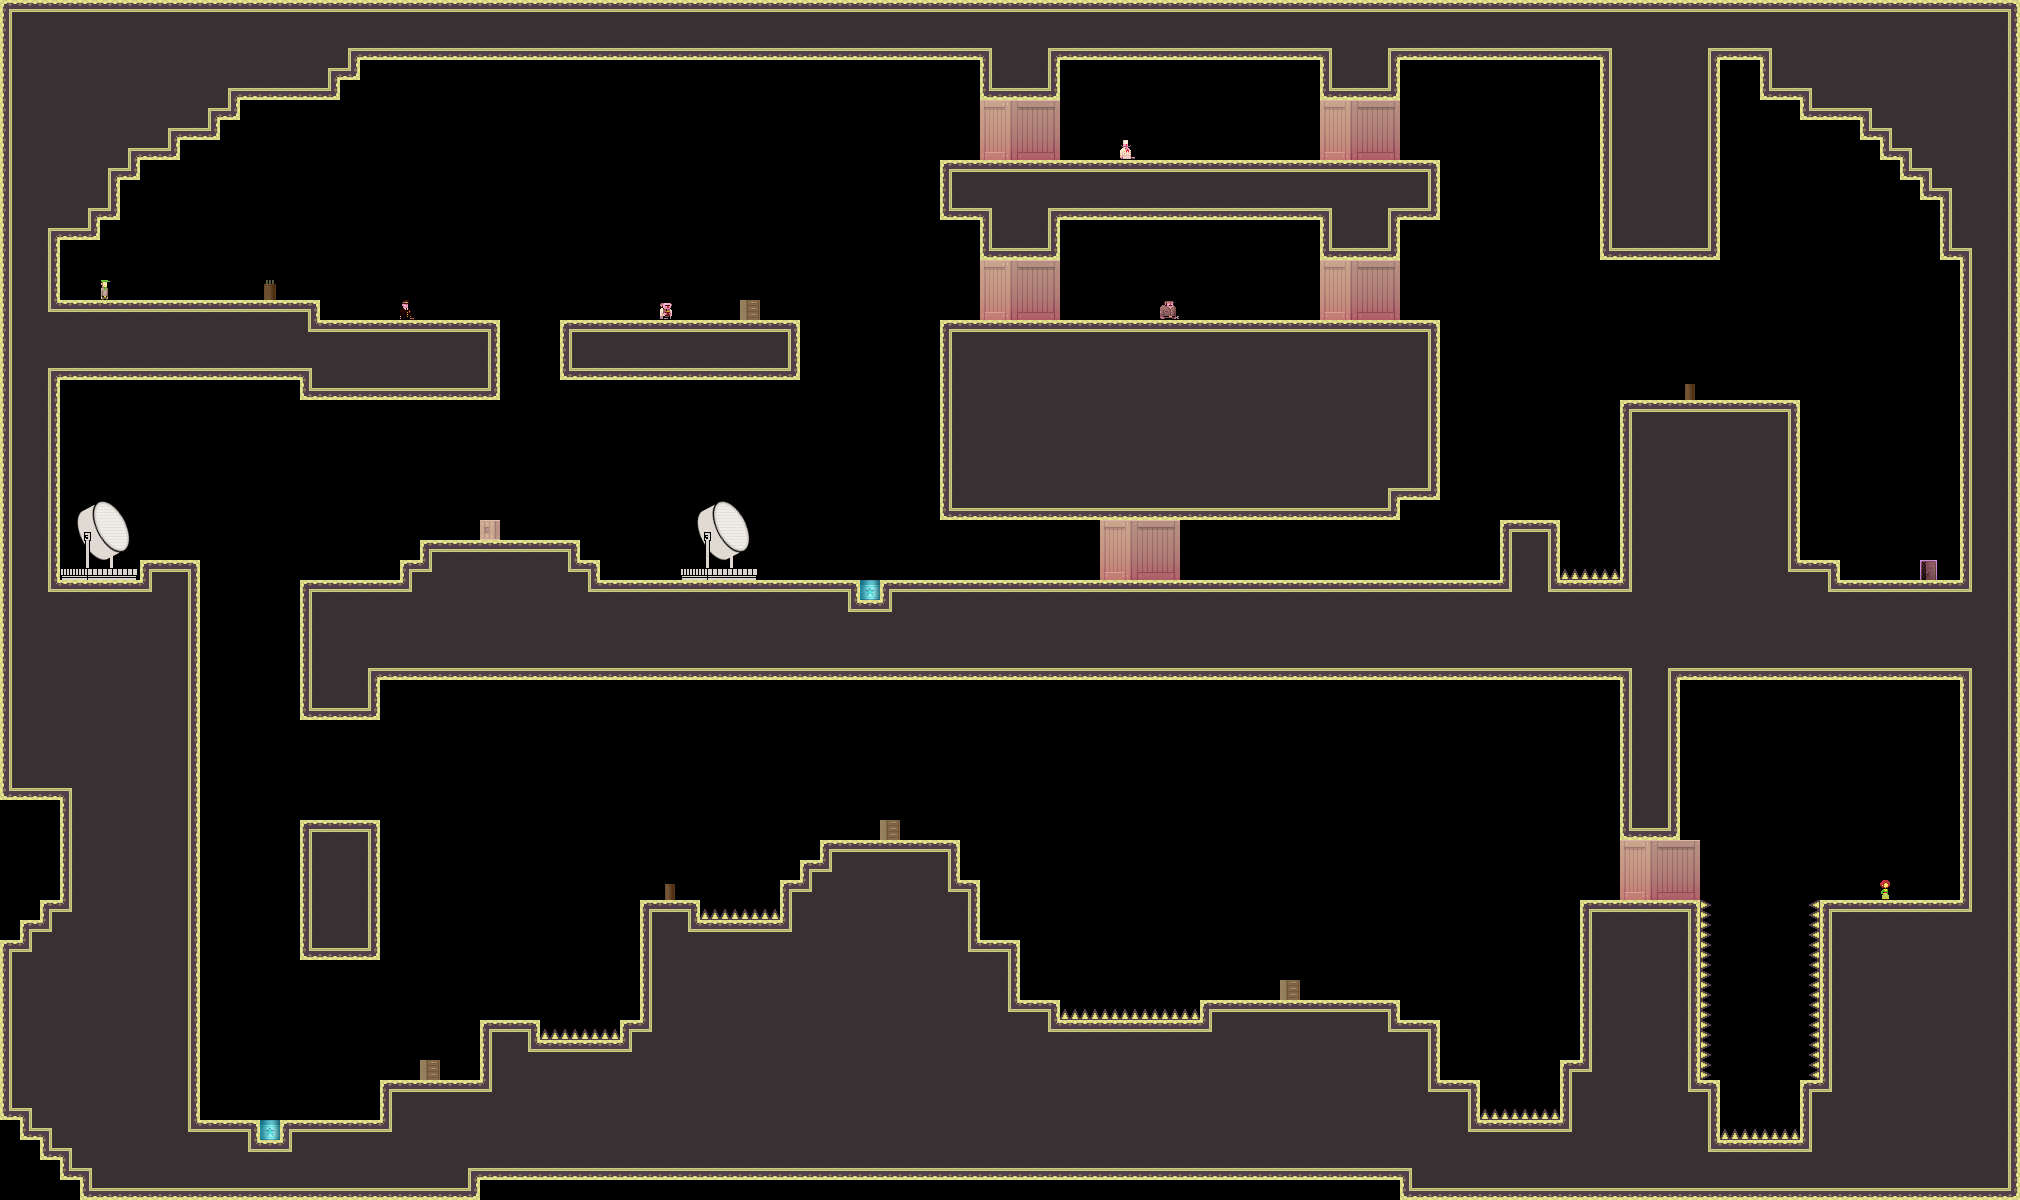

A 2D game scene composited from a Tiled map and its tileset images. What follows is a short description and the map's XML, with each tile layer's data collapsed to a summary:
An orthogonal 101x60 tile map with 20x20 px tiles, 1 tile layer (bg) and 4 objects.

<map version="1.0" orientation="orthogonal" width="101" height="60" tilewidth="20" tileheight="20">
 <tileset firstgid="1" name="tiles_military" tilewidth="20" tileheight="20">
  <image source="../../../../../XNAModeContent/Lemonade/tiles_military.png" width="400" height="400" />
  <terraintypes>
   <terrain name="solid" tile="151" />
   <terrain name="hollow" tile="94" />
  </terraintypes>
  <tile id="8" terrain=",,,1" />
  <tile id="9" terrain=",,1,1" />
  <tile id="10" terrain=",,1,1" />
  <tile id="11" terrain=",,1,1" />
  <tile id="12" terrain=",,1,1" />
  <tile id="13" terrain=",,1,1" />
  <tile id="14" terrain=",,1," />
  <tile id="15" terrain="1,1,1," />
  <tile id="16" terrain="1,1,,1" />
  <tile id="28" terrain=",1,,1" />
  <tile id="34" terrain="1,,1," />
  <tile id="35" terrain="1,,1,1" />
  <tile id="36" terrain=",1,1,1" />
  <tile id="48" terrain=",1,,1" />
  <tile id="54" terrain="1,,1," />
  <tile id="68" terrain=",1,,1" />
  <tile id="74" terrain="1,,1," />
  <tile id="88" terrain=",1,,1" />
  <tile id="94" terrain="1,,1," />
  <tile id="108" terrain=",1,,1" />
  <tile id="114" terrain="1,,1," />
  <tile id="128" terrain=",1,," />
  <tile id="129" terrain="1,1,," />
  <tile id="130" terrain="1,1,," />
  <tile id="131" terrain="1,1,," />
  <tile id="132" terrain="1,1,," />
  <tile id="133" terrain="1,1,," />
  <tile id="134" terrain="1,,," />
  <tile id="148" terrain=",,,0" />
  <tile id="149" terrain=",,0,0" />
  <tile id="150" terrain=",,0," />
  <tile id="151" terrain="0,0,0," />
  <tile id="152" terrain="0,0,," />
  <tile id="153" terrain="0,0,,0" />
  <tile id="168" terrain=",0,,0" />
  <tile id="170" terrain="0,,0," />
  <tile id="171" terrain="0,,0," />
  <tile id="173" terrain=",0,,0" />
  <tile id="188" terrain=",0,," />
  <tile id="189" terrain="0,0,," />
  <tile id="190" terrain="0,,," />
  <tile id="191" terrain="0,,0,0" />
  <tile id="192" terrain=",,0,0" />
  <tile id="193" terrain=",0,0,0" />
  <tile id="194" terrain="0,0,0,0" />
  <tile id="195" terrain="1,1,1,1" />
  <tile id="356">
   <properties>
    <property name="LargeCrate" value="" />
   </properties>
  </tile>
  <tile id="380">
   <properties>
    <property name="Andre" value="" />
   </properties>
  </tile>
  <tile id="381">
   <properties>
    <property name="Liselot" value="" />
   </properties>
  </tile>
  <tile id="382">
   <properties>
    <property name="Amsterdaam" value="" />
   </properties>
  </tile>
  <tile id="383">
   <properties>
    <property name="Worker" value="" />
   </properties>
  </tile>
  <tile id="384">
   <properties>
    <property name="Inspector" value="" />
   </properties>
  </tile>
  <tile id="385">
   <properties>
    <property name="Chef" value="" />
   </properties>
  </tile>
  <tile id="386">
   <properties>
    <property name="Exit" value="" />
   </properties>
  </tile>
  <tile id="387">
   <properties>
    <property name="Trampoline" value="" />
   </properties>
  </tile>
  <tile id="388">
   <properties>
    <property name="SmallCrate" value="" />
   </properties>
  </tile>
  <tile id="389">
   <properties>
    <property name="SugarBag" value="" />
   </properties>
  </tile>
 </tileset>
 <layer name="bg" width="101" height="60">
  <data>[6060 cells, 3081 non-empty, 63 distinct tile ids]</data>
 </layer>
 <objectgroup name="boxes" width="101" height="60">
  <object x="1860" y="400">
   <polyline points="-20,0 -20,140" />
  </object>
  <object x="1540" y="320">
   <polyline points="0,0 0,180 -40,180 -40,-120 -80,-120 -80,0 0,0" />
  </object>
  <object x="1540" y="920">
   <polyline points="0,0 -100,0 -100,80" />
  </object>
  <object x="240" y="560">
   <polyline points="0,0 0,220 200,220 200,460" />
  </object>
 </objectgroup>
</map>
